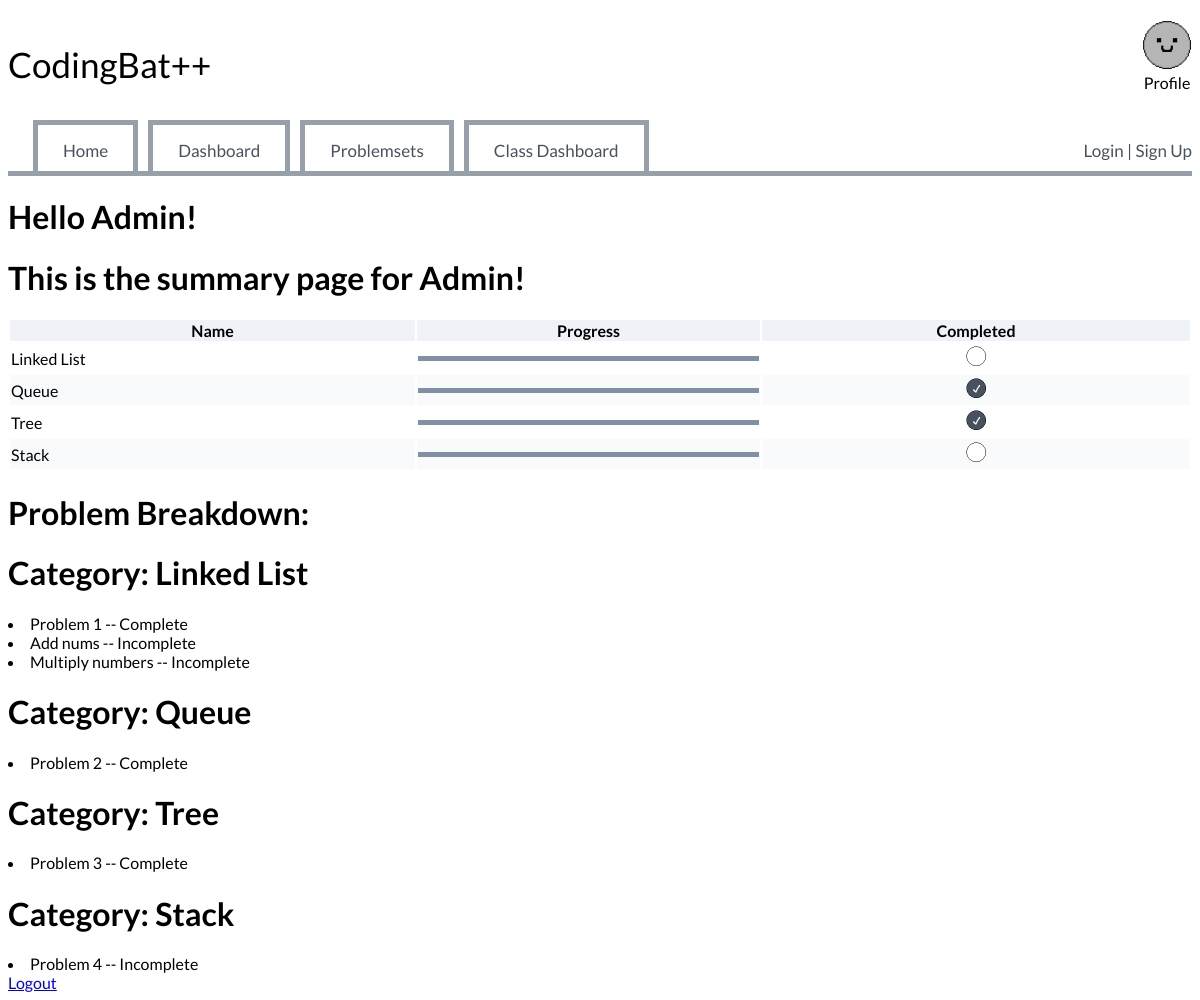
/Admin/summary (signed in), run on an earlier commit of the app's database.
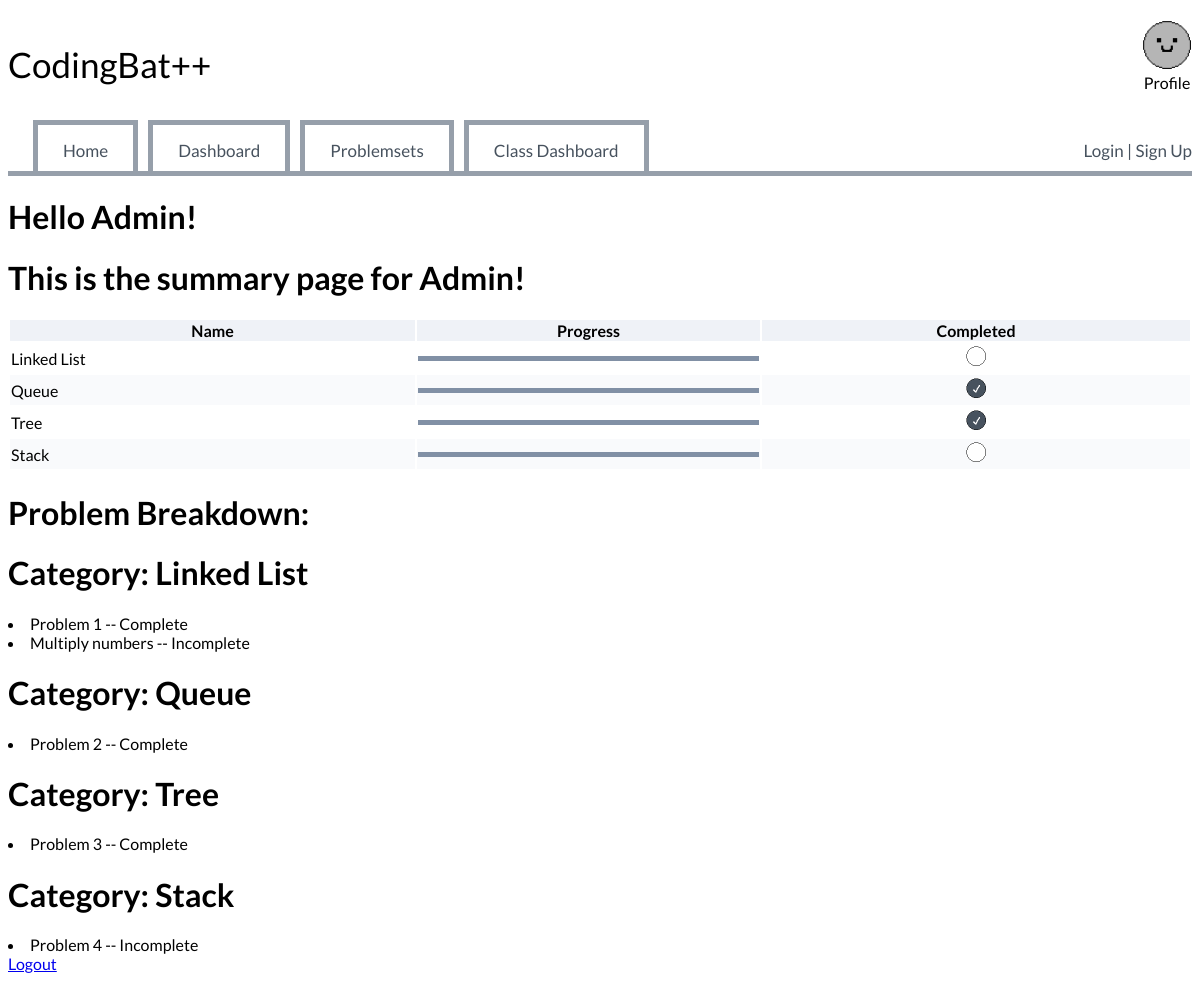
And on a later commit of the database.
### website/models.py (models this page shows)
class User(db.Model , UserMixin):
    id = db.Column(db.Integer, primary_key=True, nullable=False)
    email = db.Column(db.String(150), unique=True, nullable=False)
    password = db.Column(db.String, nullable=False)
    username = db.Column(db.String(150), unique=True, nullable=False)
    role = db.Column(db.String(80), nullable=False)
    class_id = db.Column(db.Integer, db.ForeignKey('classroom.id'), nullable=True)
    problems = db.relationship('Problems', secondary='user_progress', back_populates='users', lazy='dynamic')
    user_progress = db.relationship('Progress', back_populates='user', lazy='dynamic', cascade="all, delete-orphan")

class ProblemCategory(db.Model):
    __tablename__ = 'problem_categories'
    id = db.Column(db.Integer, primary_key=True)
    name = db.Column(db.String(100), unique=True, nullable=False)
    description = db.Column(db.Text, nullable=True)
    problems = db.relationship('Problems', lazy=True)

class Problems(db.Model):
    id = db.Column(db.Integer, primary_key=True)
    problemName = db.Column(db.String(100), nullable=False, unique=True)
    function = db.Column(db.Text, nullable=False)
    description = db.Column(db.Text, nullable=False)
    difficulty = db.Column(db.String(80), nullable=False)
    users = db.relationship('User', secondary='user_progress', back_populates='problems', lazy='dynamic')
    user_progress = db.relationship('Progress', back_populates='problem', lazy='dynamic')
    category_id = db.Column(db.Integer, db.ForeignKey('problem_categories.id'), nullable=False)
    category = db.relationship('ProblemCategory', backref=db.backref('problem_set', lazy=True), overlaps='problems')
    test_cases = db.relationship('TestCases', backref='problem', lazy=True, cascade="all, delete")

class Progress(db.Model):
    __tablename__ = "user_progress"
    User_ID = db.Column(db.Integer, db.ForeignKey("user.id", ondelete="CASCADE"), primary_key=True)
    Problem_ID = db.Column(db.Integer, db.ForeignKey('problems.id', ondelete="CASCADE"), primary_key=True)
    completed = db.Column(db.Boolean, default=False)
    user = db.relationship('User', back_populates='user_progress')
    problem = db.relationship('Problems', back_populates='user_progress')

### website/views.py (the view)
@views.route("/<username>/summary")
@login_required
def summary(username):
    if current_user.role == "Student":
        flash("You do not have access to view this page.", 'error')
        return redirect(url_for('views.home'))
    user = User.query.filter_by(username=username).first()
    problems = Problems.query.order_by(Problems.id).all()
    categories = ProblemCategory.query.all()
    percent=0
    category_progress = []
    for category in categories:
        categoryProblems = Problems.query.filter_by(category_id=category.id).all()
        total_problems = len(categoryProblems)
        completed_problems = 0
        for problem in categoryProblems:
            progress = Progress.query.filter_by(User_ID=user.id, Problem_ID=problem.id).all()
            for x in progress:
                if x.completed:
                    completed_problems+=1
        if total_problems > 0:
            percent = (completed_problems/total_problems * 100)
        category_progress.append({"name" : category.name, "percent" : percent})
    return render_template("summary.html", category_progress=category_progress, username=username, categories=categories, problems=Problems.query.all(), problemProgress=Progress.query.filter_by(User_ID=user.id).all())

### website/templates/summary.html (shortened to what this page needs)
{% extends 'base.html' %}
{% block content %}
{% if current_user.is_authenticated %}
    <h1>Hello {{current_user.username}}!</h1>
{% endif %}
<h1>This is the summary page for {{username}}!</h1>
<div class="Table">
    <table>
        <tr>
            <th>Name</th>
            <th>Progress</th>
            <th>Completed</th>
        </tr>
        {% for item in category_progress %}
        <tr>
            <td>{{ item.name }} <span class="hidden" >{{item.percent}}</span></td>
            <td>
                <div class="Dashboardtotal">
                    <div class="Dashboardcompleted" id="{{loop.index}}"></div>
                </div>
            </td>
            <td class="TableCompleted">
                {% if item.percent == 100 %}
                    <img src="{{ url_for('static', filename='CheckBox_Complete.png') }}" alt="CheckBox_Complete" class="TableIMG">
                {% else %}
                    <img alt="CheckBox_Incomplete" src="{{ url_for('static', filename='CheckBox_Incomplete.png') }}" class="TableIMG">
                {% endif %}
            </td>
        </tr>
        {% endfor %}
    </table>
</div>
<div>
    <h1>Problem Breakdown:</h1>
    {% for category in categories%}
        <h1>Category: {{category.name}}</h1>
        {% for problem in problems %}
            {% if problem.category_id == category.id %}
                <li>
                    {{problem.problemName}}
                     --
                    {% for progress in problemProgress %}
                        {% if progress.Problem_ID == problem.id %}
                            {% if progress.completed %}
                                Complete
                            {% else %}
                                Incomplete
                            {% endif %}
                        {% endif %}
                    {% endfor %}
                </li>
            {% endif %}
        {% endfor %}
    {% endfor %}
</div>
<a id="logout" href="/logout">Logout</a>
{% endblock %}

### website/templates/base.html (shortened to what this page needs)
<!DOCTYPE html>
<html lang="en">
<head>
    <link rel="stylesheet" href="{{ url_for('static', filename='/styles.css') }}">
    <link rel="stylesheet" href="https://cdnjs.cloudflare.com/ajax/libs/codemirror/5.65.5/codemirror.min.css">
    <link rel="stylesheet" href="https://cdnjs.cloudflare.com/ajax/libs/codemirror/5.65.5/theme/dracula.min.css">
</head>
<body>
    <div class="Title-Container">
        <p id="Title">
            CodingBat++
        </p>
        <div class="profile">
            <a href="/profile" style="text-decoration: none;">
                <img id="profile-img" src="{{ url_for('static', filename='Profile.png') }}" alt="Profile">
                <p style="color: black;">Profile</p>
            </a>
        </div>
    </div>
    <div class="navbar">
        <a class="tab home" href="/">Home</a>
        <a class="tab" href="/dashboard">Dashboard</a>
        <a class="tab" href="/problemsets">Problemsets</a>
        {% if current_user.role == "Teacher" or "Admin" and current_user.is_authenticated and current_user.role != "Student"%}
            <a class="tab" id="class_dashboard" href="/class-dashboard">Class Dashboard</a>
        {% endif %}
        <div class="login-button">
            <a href="/login">Login | Sign Up</a>
        </div>
    </div>
    <div class="container">{% block content %}{% endblock %}</div>
</body>
</html>

### website/static/styles.css (style rules this page uses)
#Title { justify-content: center; align-items: center; font-size: 35px; font-family: 'Lato'; }
.profile { margin-left: auto; display: block; text-align: center; justify-content: center; align-content: center; }
.profile p { margin-top: 0; }
#profile-img { height: 50px; width: 50px; }
.Title-Container { display: flex; }
.navbar { border-bottom-color: #969FAA; overflow: hidden; border-style: solid; border-bottom-color: #969FAA; border-bottom-width: 5px; border-top: 0; border-left: 0; border-right: 0; justify-content: center; }
.navbar a { float: left; font-size: 17px; text-decoration: none; color: #47525E; }
.tab { border: 5px solid #969FAA; border-bottom: 0; outline-offset: 5px; margin-right: 10px; padding-right: 25px; padding-left: 25px; padding-top: 15px; padding-bottom: 10px; text-align: center; justify-self: center; }
.home { margin-left: 25px; }
.login-button { float: right; padding-top: 20px; }
body { font-family: 'Lato'; }
.Table table { width: 100%; }
.Table th { background-color: #EFF2F7; }
.Dashboardtotal { width: 100%; background-color: #E5E9F2; height: 5px; overflow: hidden; }
.Dashboardcompleted { background-color: #8190A5; height: 5px; }
tr:nth-child(odd) { background-color: #F9FAFC; }
.TableCompleted { text-align: center; justify-content: center; }
.TableIMG { width: 25px; height: 25px; }

What changed in the data, as far as the page shows it:
removed Problems: problemName "Add nums", shown under ProblemCategory "Linked List"
removed Progress: completed "Incomplete", shown under "Add nums"
